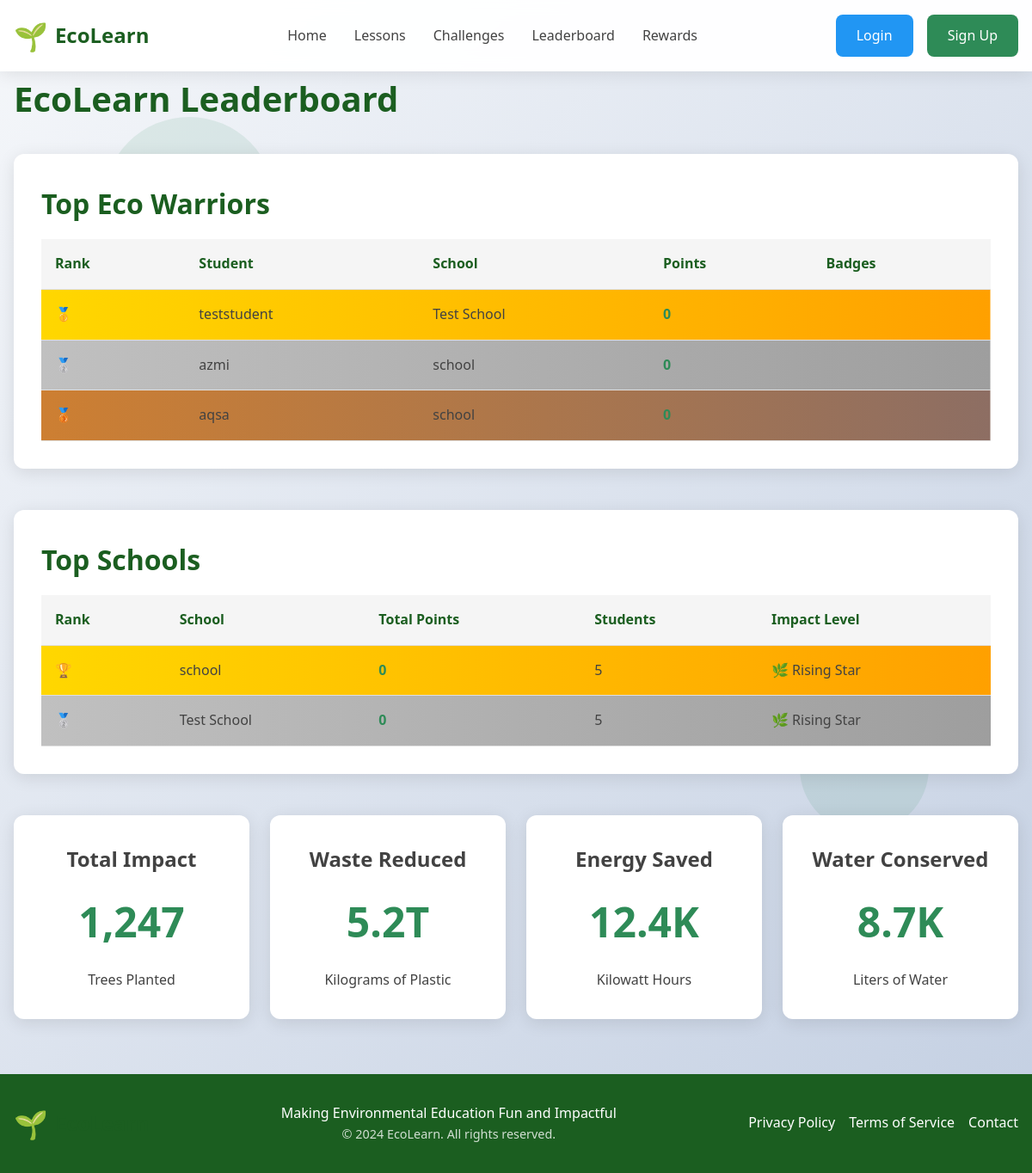
The app's page /leaderboard with its own data.
### app.py (models this page shows)
class User(db.Model):
    id = db.Column(db.Integer, primary_key=True)
    username = db.Column(db.String(80), unique=True, nullable=False)
    email = db.Column(db.String(120), unique=True, nullable=False)
    password = db.Column(db.String(120), nullable=False)
    user_type = db.Column(db.String(20), nullable=False)  # 'student' or 'teacher'
    school = db.Column(db.String(120))
    points = db.Column(db.Integer, default=0)
    created_at = db.Column(db.DateTime, default=datetime.utcnow)
    progress = db.relationship('UserProgress', backref='user', lazy=True)
    challenges = db.relationship('UserChallenge', backref='user', lazy=True)
    badges = db.relationship('UserBadge', backref='user', lazy=True)

### app.py (the view)
@app.route('/leaderboard')
def leaderboard():
    top_users = User.query.filter_by(user_type='student').order_by(User.points.desc()).limit(20).all()
    school_rankings = db.session.query(
        User.school,
        db.func.sum(User.points).label('total_points')
    ).filter(User.user_type == 'student', User.school != '').group_by(User.school).order_by(db.desc('total_points')).all()
    return render_template('leaderboard.html', top_users=top_users, school_rankings=school_rankings)

### templates/leaderboard.html (shortened to what this page needs)
{% extends "base.html" %}
{% block content %}
<div class="container">
    <h1 style="margin-bottom: 2rem; color: var(--dark-green);">EcoLearn Leaderboard</h1>
    <div class="leaderboard" data-animate="fade-in">
        <h2 style="margin-bottom: 1rem; color: var(--dark-green);">Top Eco Warriors</h2>
        <table class="leaderboard-table">
            <thead>
                <tr>
                    <th>Rank</th>
                    <th>Student</th>
                    <th>School</th>
                    <th>Points</th>
                    <th>Badges</th>
                </tr>
            </thead>
            <tbody>
                {% for user in top_users %}
                <tr class="rank-{{ loop.index }}">
                    <td>
                        {% if loop.index == 1 %}🥇
                        {% elif loop.index == 2 %}🥈
                        {% elif loop.index == 3 %}🥉
                        {% else %}#{{ loop.index }}
                        {% endif %}
                    </td>
                    <td>{{ user.username }}</td>
                    <td>{{ user.school or 'Not specified' }}</td>
                    <td style="font-weight: bold; color: var(--primary-green);">{{ user.points }}</td>
                    <td>
                        {% set badge_count = (user.points / 100)|int %}
                    </td>
                </tr>
                {% endfor %}
            </tbody>
        </table>
    </div>
    <div class="leaderboard" data-animate="fade-in" style="margin-top: 3rem;">
        <h2 style="margin-bottom: 1rem; color: var(--dark-green);">Top Schools</h2>
        <table class="leaderboard-table">
            <thead>
                <tr>
                    <th>Rank</th>
                    <th>School</th>
                    <th>Total Points</th>
                    <th>Students</th>
                    <th>Impact Level</th>
                </tr>
            </thead>
            <tbody>
                {% for school in school_rankings %}
                <tr class="rank-{{ loop.index }}">
                    <td>
                        {% if loop.index == 1 %}🏆
                        {% elif loop.index == 2 %}🥈
                        {% elif loop.index == 3 %}🥉
                        {% else %}#{{ loop.index }}
                        {% endif %}
                    </td>
                    <td>{{ school.school }}</td>
                    <td style="font-weight: bold; color: var(--primary-green);">{{ school.total_points }}</td>
                    <td>{{ (school.total_points / 100)|int + 5 }}</td>
                    <td>
                        {% if school.total_points > 5000 %}🌍 Planet Hero
                        {% elif school.total_points > 2000 %}🌱 Eco Champion
                        {% elif school.total_points > 1000 %}💚 Green Leader
                        {% else %}🌿 Rising Star
                        {% endif %}
                    </td>
                </tr>
                {% endfor %}
            </tbody>
        </table>
    </div>
    <div style="display: grid; grid-template-columns: repeat(auto-fit, minmax(250px, 1fr)); gap: 1.5rem; margin-top: 3rem;">
        <div class="stat-card" data-animate="fade-in">
            <h3>Total Impact</h3>
            <div class="stat-number">1,247</div>
            <p>Trees Planted</p>
        </div>
        <div class="stat-card" data-animate="fade-in" style="animation-delay: 0.1s;">
            <h3>Waste Reduced</h3>
            <div class="stat-number">5.2T</div>
            <p>Kilograms of Plastic</p>
        </div>
        <div class="stat-card" data-animate="fade-in" style="animation-delay: 0.2s;">
            <h3>Energy Saved</h3>
            <div class="stat-number">12.4K</div>
            <p>Kilowatt Hours</p>
        </div>
        <div class="stat-card" data-animate="fade-in" style="animation-delay: 0.3s;">
            <h3>Water Conserved</h3>
            <div class="stat-number">8.7K</div>
            <p>Liters of Water</p>
        </div>
    </div>
</div>
{% endblock %}

### static/css/style.css (style rules this page uses)
:root { --primary-green: #2E8B57; --dark-green: #1B5E20; --light-green: #4CAF50; --earth-blue: #2196F3; --soil-brown: #8D6E63; --light-gray: #F5F5F5; --medium-gray: #E0E0E0; --dark-gray: #424242; --success: #4CAF50; --warning: #FF9800; --error: #F44336; --info: #2196F3; }
* { margin: 0; padding: 0; box-sizing: border-box; }
body { font-family: 'Segoe UI', Tahoma, Geneva, Verdana, sans-serif; line-height: 1.6; color: var(--dark-gray); background: linear-gradient(135deg, #f5f7fa 0%, #c3cfe2 100%); min-height: 100vh; }
.container { max-width: 1200px; margin: 0 auto; padding: 0 1rem; }
h1, h2, h3, h4, h5, h6 { margin-bottom: 1rem; font-weight: 600; }
h1 { font-size: 2.5rem; }
h2 { font-size: 2rem; }
h3 { font-size: 1.5rem; }
.stat-card { background: white; padding: 2rem; border-radius: 12px; box-shadow: 0 4px 20px rgba(0, 0, 0, 0.1); text-align: center; }
.stat-number { font-size: 3rem; font-weight: bold; color: var(--primary-green); margin: 1rem 0; }
.leaderboard { background: white; padding: 2rem; border-radius: 12px; box-shadow: 0 4px 20px rgba(0, 0, 0, 0.1); margin-bottom: 2rem; }
.leaderboard-table { width: 100%; border-collapse: collapse; }
.leaderboard-table th, .leaderboard-table td { padding: 1rem; text-align: left; border-bottom: 1px solid var(--medium-gray); }
.leaderboard-table th { background: var(--light-gray); font-weight: 600; color: var(--dark-green); }
.rank-1 { background: linear-gradient(90deg, #FFD700, #FFA000); }
.rank-2 { background: linear-gradient(90deg, #C0C0C0, #9E9E9E); }
.rank-3 { background: linear-gradient(90deg, #CD7F32, #8D6E63); }
[data-animate="fade-in"] { animation: fade-in 0.8s ease-out; }

### static/css/animations.css (style rules this page uses)
[data-animate="fade-in"] { animation: fade-in 0.8s ease-out; }

### records on screen
User: username "teststudent", school "Test School", points "0", total_points "0", total_points "5"
User: username "azmi", school "school", points "0"
User: username "aqsa", school "school", points "0"

### other values on screen
{{ school.school }} "school"
{{ school.total_points }} "0"
{{ (school.total_points / 100)|int + 5 }} "5"
